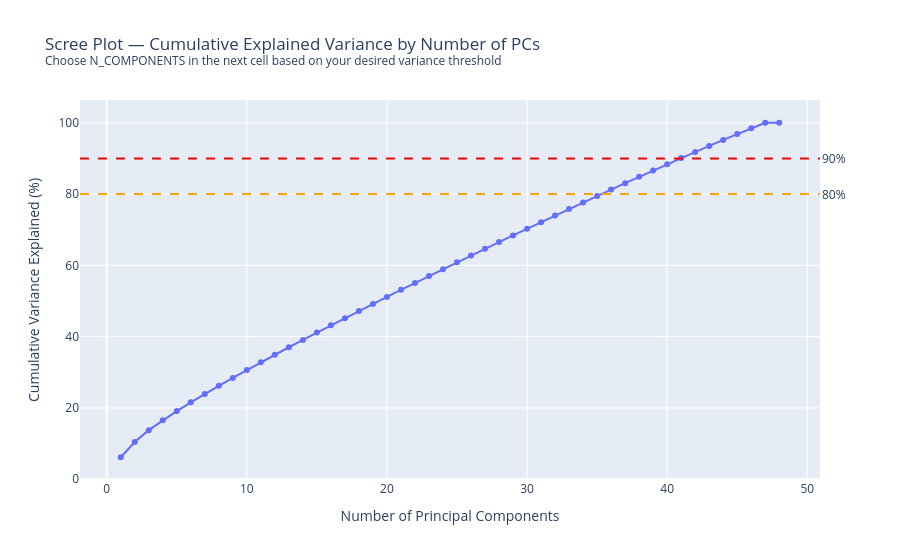

The cell this chart's notebook holds for it:
### Code cell
# Scree plot — inspect to choose N_COMPONENTS in the next cell
n_max = min(len(clean_data), 50)
pca_full = PCA(n_components=n_max)
pca_full.fit(StandardScaler().fit_transform(X))

cumvar = np.cumsum(pca_full.explained_variance_ratio_) * 100
scree_df = pd.DataFrame({'PC': range(1, n_max + 1), 'Cumulative Variance (%)': cumvar})

fig_scree = px.line(
    scree_df, x='PC', y='Cumulative Variance (%)',
    markers=True,
    title='Scree Plot — Cumulative Explained Variance by Number of PCs'
         '<br><sup>Choose N_COMPONENTS in the next cell based on your desired variance threshold</sup>',
)
fig_scree.add_hline(y=80, line_dash='dash', line_color='orange', annotation_text='80%', annotation_position='right')
fig_scree.add_hline(y=90, line_dash='dash', line_color='red', annotation_text='90%', annotation_position='right')
fig_scree.update_layout(xaxis_title='Number of Principal Components', yaxis_title='Cumulative Variance Explained (%)')
fig_scree.show()

n_80 = int(np.searchsorted(cumvar, 80)) + 1
n_90 = int(np.searchsorted(cumvar, 90)) + 1
print(f'PCs needed for 80% variance: {n_80}')
print(f'PCs needed for 90% variance: {n_90}')

### Figure 1 — Plotly figure (JSON) as saved in the notebook; plotly's stock layout.template omitted (floating-point values rounded to 4 significant figures)
{"data": [{"hovertemplate": "PC=%{x}<br>Cumulative Variance (%)=%{y}<extra></extra>", "legendgroup": "", "line": {"color": "#636efa", "dash": "solid"}, "marker": {"symbol": "circle"}, "mode": "lines+markers", "name": "", "orientation": "v", "showlegend": false, "type": "scatter", "x": [1, 2, 3, 4, 5, 6, 7, 8, 9, 10, 11, 12, 13, 14, 15, 16, 17, 18, 19, 20, 21, 22, 23, 24, 25, 26, 27, 28, 29, 30, 31, 32, 33, 34, 35, 36, 37, 38, 39, 40, 41, 42, 43, 44, 45, 46, 47, 48], "xaxis": "x", "y": [6.172, 10.43, 13.77, 16.52, 19.13, 21.57, 23.94, 26.2, 28.44, 30.63, 32.81, 34.94, 37.03, 39.08, 41.13, 43.17, 45.19, 47.18, 49.17, 51.15, 53.13, 55.07, 57.0, 58.93, 60.84, 62.74, 64.63, 66.52, 68.39, 70.26, 72.11, 73.96, 75.8, 77.63, 79.45, 81.25, 83.05, 84.83, 86.6, 88.35, 90.09, 91.82, 93.51, 95.19, 96.84, 98.43, 100.0, 100.0], "yaxis": "y"}], "layout": {"annotations": [{"showarrow": false, "text": "80%", "x": 1, "xanchor": "left", "xref": "x domain", "y": 80, "yanchor": "middle", "yref": "y"}, {"showarrow": false, "text": "90%", "x": 1, "xanchor": "left", "xref": "x domain", "y": 90, "yanchor": "middle", "yref": "y"}], "legend": {"tracegroupgap": 0}, "shapes": [{"line": {"color": "orange", "dash": "dash"}, "type": "line", "x0": 0, "x1": 1, "xref": "x domain", "y0": 80, "y1": 80, "yref": "y"}, {"line": {"color": "red", "dash": "dash"}, "type": "line", "x0": 0, "x1": 1, "xref": "x domain", "y0": 90, "y1": 90, "yref": "y"}], "title": {"text": "Scree Plot — Cumulative Explained Variance by Number of PCs<br><sup>Choose N_COMPONENTS in the next cell based on your desired variance threshold</sup>"}, "xaxis": {"anchor": "y", "domain": [0, 1], "title": {"text": "Number of Principal Components"}}, "yaxis": {"anchor": "x", "domain": [0, 1], "title": {"text": "Cumulative Variance Explained (%)"}}}}
